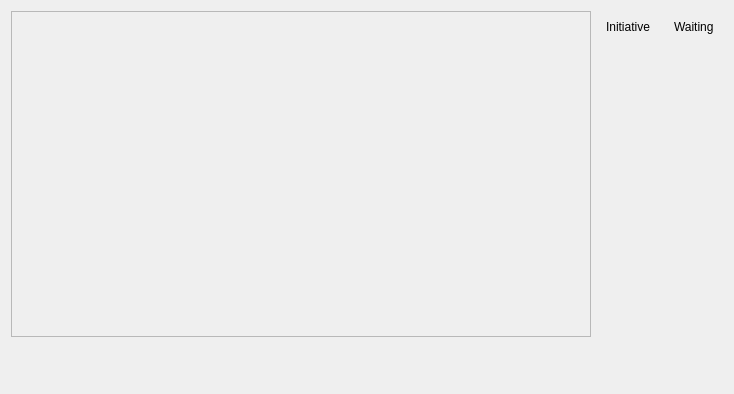
<ui version="4.0" >
 <class>SessionViewUi</class>
 <widget class="QWidget" name="SessionViewUi" >
  <property name="geometry" >
   <rect>
    <x>0</x>
    <y>0</y>
    <width>734</width>
    <height>394</height>
   </rect>
  </property>
  <property name="windowTitle" >
   <string>Form</string>
  </property>
  <layout class="QVBoxLayout" >
   <item>
    <layout class="QHBoxLayout" >
     <item>
      <widget class="DropTableWidget" name="_propertyTable" >
       <property name="enabled" >
        <bool>false</bool>
       </property>
       <property name="focusPolicy" >
        <enum>Qt::ClickFocus</enum>
       </property>
       <property name="acceptDrops" >
        <bool>true</bool>
       </property>
       <property name="dragDropMode" >
        <enum>QAbstractItemView::DropOnly</enum>
       </property>
       <property name="selectionMode" >
        <enum>QAbstractItemView::NoSelection</enum>
       </property>
      </widget>
     </item>
     <item>
      <widget class="QFrame" name="_frmInitSequence" >
       <property name="sizePolicy" >
        <sizepolicy vsizetype="Preferred" hsizetype="Minimum" >
         <horstretch>0</horstretch>
         <verstretch>0</verstretch>
        </sizepolicy>
       </property>
       <property name="frameShape" >
        <enum>QFrame::NoFrame</enum>
       </property>
       <property name="frameShadow" >
        <enum>QFrame::Raised</enum>
       </property>
       <layout class="QVBoxLayout" >
        <item>
         <widget class="QLabel" name="label" >
          <property name="text" >
           <string>Initiative</string>
          </property>
         </widget>
        </item>
        <item>
         <spacer>
          <property name="orientation" >
           <enum>Qt::Vertical</enum>
          </property>
          <property name="sizeHint" >
           <size>
            <width>20</width>
            <height>40</height>
           </size>
          </property>
         </spacer>
        </item>
       </layout>
      </widget>
     </item>
     <item>
      <widget class="QFrame" name="_frmWaiters" >
       <property name="sizePolicy" >
        <sizepolicy vsizetype="Preferred" hsizetype="Minimum" >
         <horstretch>0</horstretch>
         <verstretch>0</verstretch>
        </sizepolicy>
       </property>
       <property name="frameShape" >
        <enum>QFrame::NoFrame</enum>
       </property>
       <property name="frameShadow" >
        <enum>QFrame::Plain</enum>
       </property>
       <layout class="QVBoxLayout" >
        <item>
         <widget class="QLabel" name="label_2" >
          <property name="text" >
           <string>Waiting</string>
          </property>
         </widget>
        </item>
        <item>
         <spacer>
          <property name="orientation" >
           <enum>Qt::Vertical</enum>
          </property>
          <property name="sizeHint" >
           <size>
            <width>20</width>
            <height>40</height>
           </size>
          </property>
         </spacer>
        </item>
       </layout>
      </widget>
     </item>
    </layout>
   </item>
   <item>
    <widget class="PanningViewWidget" native="1" name="_bottom" >
     <property name="minimumSize" >
      <size>
       <width>0</width>
       <height>40</height>
      </size>
     </property>
    </widget>
   </item>
  </layout>
 </widget>
 <customwidgets>
  <customwidget>
   <class>DropTableWidget</class>
   <extends>QTableWidget</extends>
   <header>droptablewidget.qoh</header>
  </customwidget>
  <customwidget>
   <class>PanningViewWidget</class>
   <extends>QWidget</extends>
   <header>panningviewwidget.h</header>
   <container>1</container>
  </customwidget>
 </customwidgets>
 <resources/>
 <connections/>
</ui>
